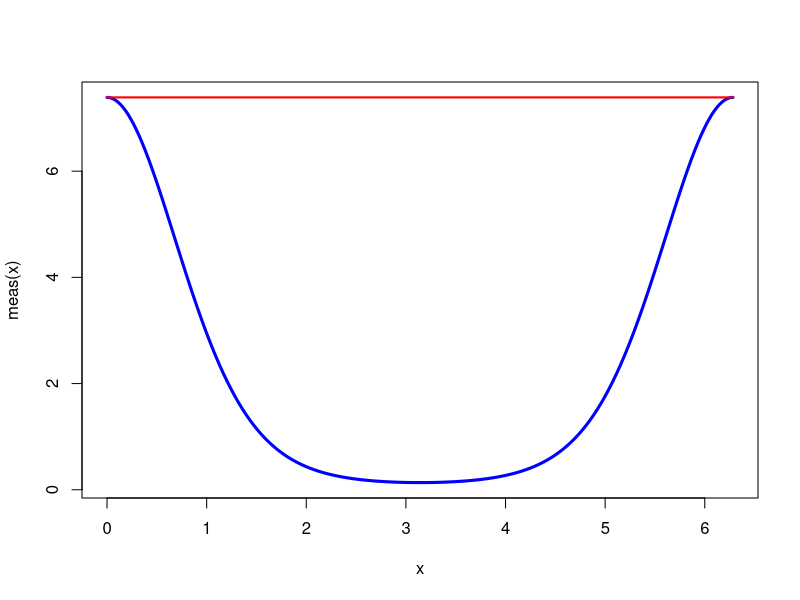
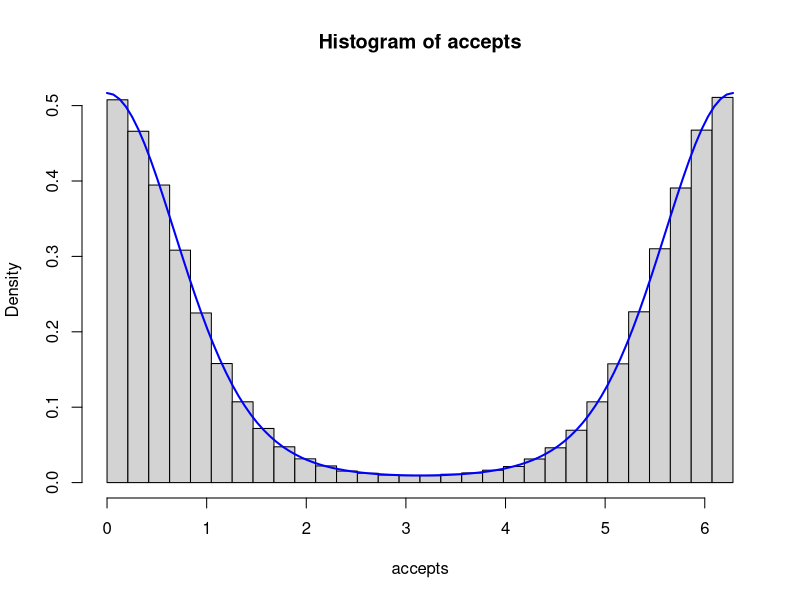

R code for these plots, in order:
## ---- chunk 1
meas <- function(x) exp(2 * cos(x))
env  <- function(x) 2 * pi * exp(2) * (1 / (2 * pi)) * (x <= 2 * pi)
## ---- chunk 2
#| code-fold: TRUE
curve(
  meas, n = 1001, from = 0, to = 2 * pi,
  lwd = 3, col = "blue"
)
curve(env, n = 1001, add = TRUE, lwd = 2, col = "red")
## ---- chunk 3
n_prop <- 1e6
props <- 2 * pi * (runif(n_prop))
accepts <- props[runif(n_prop) <= meas(props) / env(props)]

length(accepts)
hist(accepts, probability = TRUE, breaks = 2 * pi * (0:30) / 30)
curve(meas(x) / 14.3, add = TRUE, lwd = 2, col = "blue")
